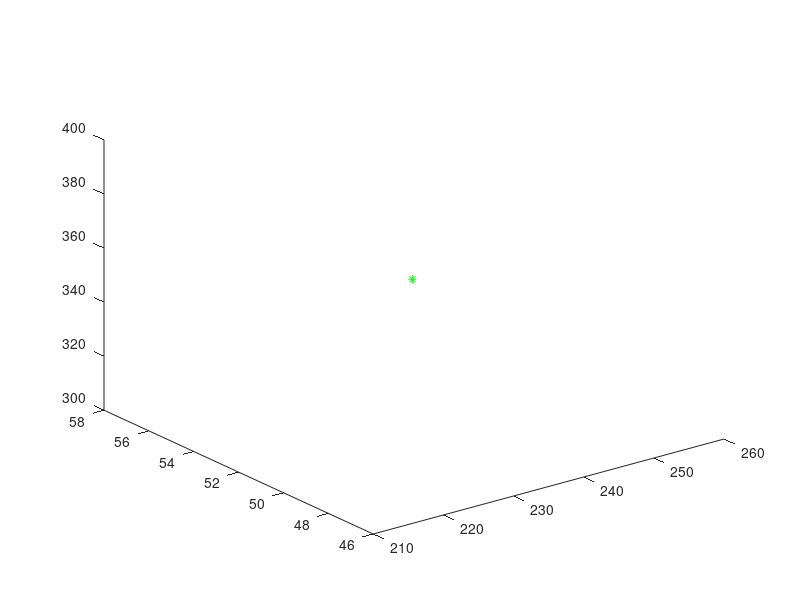

The MATLAB script that drew this image:
%Ejercico para cualquier problema rotacion-traslación-rotación
beta = -2
rad2 = (beta*(2*pi))/360

tetha = 27
rad1 = (tetha*(2*pi))/360

%Matriz p = (78.4, 67.8, 97.8)
P = [78.4; 67.8; 97.8; 1]

Px = P(1,1)
Py = P(2,1)
Pz = P(3,1)

%Matriz Txp

Txp = [1, 0, 0, Px;...
    0, cos(rad2), -sin(rad2), Py;...
    0, sin(rad2), cos(rad2), Pz;...
    0, 0, 0, 1]

%multiplicación de Txp * P

Mul = Txp * P


%Definimos Matriz Tpx

Tpx = [1 , 0, 0, Px;...
    0, cos(rad1), -sin(rad1), (Py*cos(rad1))-(Pz*sin(rad1));...
    0, sin(rad1), cos(rad1), (Py*sin(rad1))+(Pz*cos(rad1));...
    0, 0, 0, 1]

%Obtenemos el resultado final
res = Tpx * Mul

%Obtenermos los valores a graficar de la resultante
R1 = res(1,1)
R2 = res(2,1)
R3 = res(3,1)

%graficamos 
plot3(R1,R2,R3, "g*")


